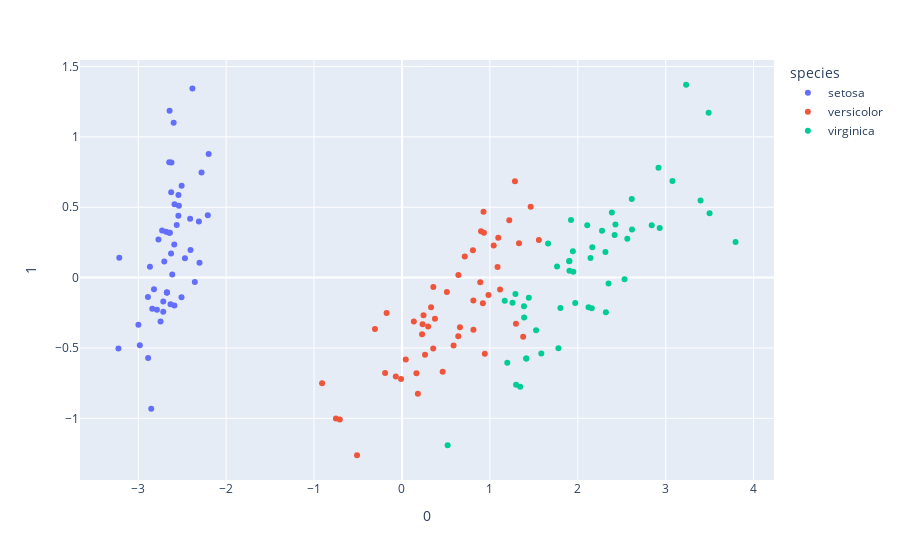

Source (notebook cell):
### Markdown cell above
3. Aplicamos PCA sobre el dataset, y graficamos el resultado.

### Code cell
features = df.loc[:, :'petal_width']

pca = PCA(n_components=2, random_state=0)
projections = pca.fit_transform(features)

fig = px.scatter(
    projections, x=0, y=1,
    color=df.species, labels={'color': 'species'}
)
fig.show()
